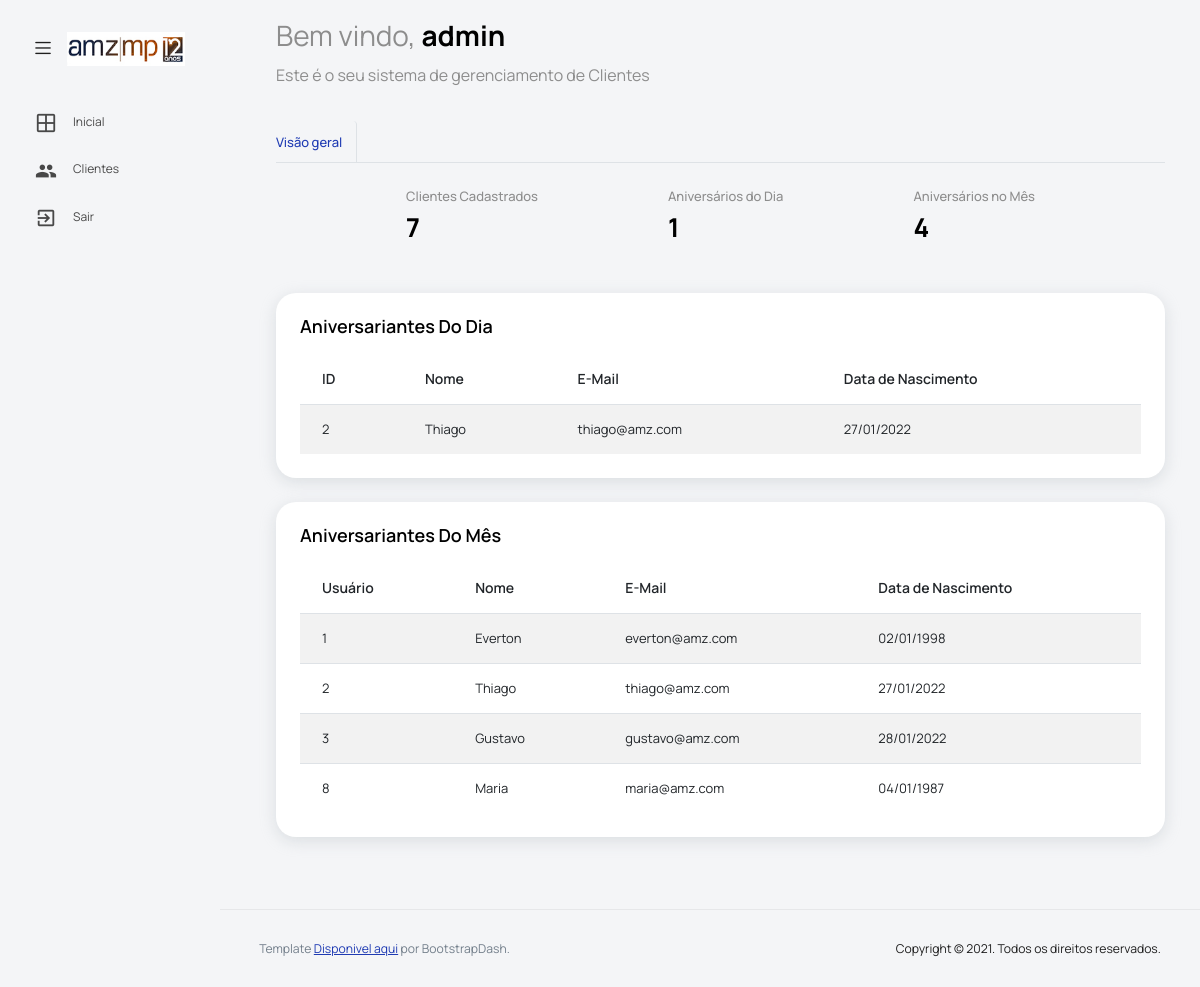
The app's page /template/index.php (signed in) with its own data.
### tables this page shows
CREATE TABLE `client` (
  `id` int(11) NOT NULL,
  `nome` varchar(150) NOT NULL,
  `email` varchar(150) NOT NULL,
  `fone` varchar(20) NOT NULL,
  `dataNasc` date NOT NULL,
  `logradouro` varchar(200) NOT NULL,
  `cidade` varchar(50) NOT NULL,
  `bairro` varchar(20) NOT NULL,
  `uf` varchar(20) NOT NULL
);

### template/class/Funcoes.class.php (called while the page is built, shortened)
<?php
abstract class Lista
{
    static function QuantidadeCadastrada(){
		try {
			$pdo = BancoDados::conectar();
			$listaClientes = $pdo->prepare('SELECT COUNT(id) as quantidade FROM client');
			$listaClientes->execute();
			$listaClientes = $listaClientes->fetch(PDO::FETCH_OBJ);
			return $listaClientes->quantidade;
		} catch (PDOException $e) {
			echo "Error: ".$e->getMessage();
		}
	}
    static function QtdAniversarianteDoDia(){
		try {
			$pdo = BancoDados::conectar();
			$listaClientes = $pdo->prepare("
                SELECT COUNT(id) as quantidade FROM client WHERE
                    DATE_FORMAT(dataNasc,'%m-%d') >= DATE_FORMAT(NOW(),'%m-%d')
                    AND DATE_FORMAT(dataNasc,'%m-%d') <= DATE_FORMAT(NOW(),'%m-%d');
            ");
			$listaClientes->execute();
			$listaClientes = $listaClientes->fetch(PDO::FETCH_OBJ);
			return $listaClientes->quantidade;
		} catch (PDOException $e) {
			echo "Error: ".$e->getMessage();
		}
	}
    static function AniversarianteDoDia(){
		try {
			$pdo = BancoDados::conectar();
			$listaClientes = $pdo->prepare("
                SELECT * FROM client WHERE
                    DATE_FORMAT(dataNasc,'%m-%d') >= DATE_FORMAT(NOW(),'%m-%d')
                    AND DATE_FORMAT(dataNasc,'%m-%d') <= DATE_FORMAT(NOW(),'%m-%d');
            ");
			$listaClientes->execute();
			$listaClientes = $listaClientes->fetchAll(PDO::FETCH_OBJ);
			return $listaClientes;
		} catch (PDOException $e) {
			echo "Error: ".$e->getMessage();
		}
	}
    static function QtdAniversarianteDoMes(){
		try {
			$pdo = BancoDados::conectar();
			$listaClientes = $pdo->prepare("
                SELECT COUNT(id) as quantidade FROM client
                    WHERE Month(dataNasc) = Month(Now());
            ");
			$listaClientes->execute();
			$listaClientes = $listaClientes->fetch(PDO::FETCH_OBJ);
			return $listaClientes->quantidade;
		} catch (PDOException $e) {
			echo "Error: ".$e->getMessage();
		}
	}
    static function AniversarianteDoMes(){
		try {
			$pdo = BancoDados::conectar();
			$listaClientes = $pdo->prepare("
                SELECT * FROM client
                    WHERE Month(dataNasc) = Month(Now());
            ");
			$listaClientes->execute();
			$listaClientes = $listaClientes->fetchAll(PDO::FETCH_OBJ);
			return $listaClientes;
		} catch (PDOException $e) {
			echo "Error: ".$e->getMessage();
		}
	}
}
abstract class Converter
{
	static function DataTela($data)
	{
		try {
			$resultado = implode('/', array_reverse(explode('-', $data)));
            return $resultado;
		} catch (PDOException $e) {
			echo "Error: ".$e->getMessage();
		}
	}
}
?>

### template/index.php (the view, shortened to what this page needs)
<?php
  require_once 'class/Funcoes.class.php';
  $aniversariosDoDia = Lista::AniversarianteDoDia();
  $aniversariosDoMes = Lista::AniversarianteDoMes();
?>
<!DOCTYPE html>
<html lang="en">
<head>
  <link rel="stylesheet" href="vendors/feather/feather.css" />
  <link rel="stylesheet" href="vendors/mdi/css/materialdesignicons.min.css" />
  <link rel="stylesheet" href="vendors/ti-icons/css/themify-icons.css" />
  <link rel="stylesheet" href="vendors/typicons/typicons.css" />
  <link rel="stylesheet" href="vendors/simple-line-icons/css/simple-line-icons.css" />
  <link rel="stylesheet" href="vendors/css/vendor.bundle.base.css" />
  <link rel="stylesheet" href="vendors/datatables.net-bs4/dataTables.bootstrap4.css" />
  <link rel="stylesheet" href="js/select.dataTables.min.css" />
  <link rel="stylesheet" href="css/vertical-layout-light/style.css" />
</head>
<body>
  <div class="container-scroller">
    <nav class="navbar default-layout col-lg-12 col-12 p-0 fixed-top d-flex align-items-top flex-row">
      <div class="text-center navbar-brand-wrapper d-flex align-items-center justify-content-start">
        <div class="me-3">
          <button class="navbar-toggler navbar-toggler align-self-center" type="button" data-bs-toggle="minimize">
            <span class="icon-menu"></span>
          </button>
        </div>
        <div>
          <a class="navbar-brand brand-logo" href="index.php">
            <img src="images/logo.jpg" alt="logo" />
          </a>
        </div>
      </div>
      <div class="navbar-menu-wrapper d-flex align-items-top">
        <ul class="navbar-nav">
          <li class="nav-item font-weight-semibold d-none d-lg-block ms-0">
            <h1 class="welcome-text">
              Bem vindo, <span class="text-black fw-bold"><?php echo $_SESSION['Name']; ?></span>
            </h1>
            <h3 class="welcome-sub-text">
              Este é o seu sistema de gerenciamento de Clientes
            </h3>
          </li>
        </ul>
      </div>
    </nav>
    <div class="container-fluid page-body-wrapper">
      <nav class="sidebar sidebar-offcanvas" id="sidebar">
        <ul class="nav">
          <li class="nav-item">
            <a class="nav-link" href="index.php">
              <i class="mdi mdi-grid-large menu-icon"></i>
              <span class="menu-title">Inicial</span>
            </a>
          </li>
          <li class="nav-item">
            <a class="nav-link" href="clientes.php">
              <i class="menu-icon mdi mdi-account-multiple"></i>
              <span class="menu-title">Clientes</span>
            </a>
          </li>
          <li class="nav-item">
            <a class="nav-link" href="../doLogout.php">
              <i class="menu-icon mdi mdi-exit-to-app"></i>
              <span class="menu-title">Sair</span>
            </a>
          </li>
        </ul>
      </nav>
      <div class="main-panel">
        <div class="content-wrapper">
          <div class="row">
            <div class="col-sm-12">
              <div class="home-tab">
                <div class="d-sm-flex align-items-center justify-content-between border-bottom">
                  <ul class="nav nav-tabs" role="tablist">
                    <li class="nav-item">
                      <a class="nav-link active ps-0" id="home-tab" data-bs-toggle="tab" href="#overview" role="tab" aria-controls="Visão geral" aria-selected="true">Visão geral</a>
                    </li>
                  </ul>
                </div>
                <div class="tab-content tab-content-basic">
                  <div class="tab-pane fade show active" id="overview" role="tabpanel" aria-labelledby="overview">
                    <div class="row">
                      <div class="col-sm-12">
                        <div class="statistics-details d-flex align-items-center justify-content-evenly">
                          <div>
                            <p class="statistics-title">
                              Clientes Cadastrados
                            </p>
                            <h3 class="rate-percentage"><?php echo Lista::QuantidadeCadastrada(); ?></h3>
                          </div>
                          <div>
                            <p class="statistics-title">
                              Aniversários do Dia
                            </p>
                            <h3 class="rate-percentage"><?php echo Lista::QtdAniversarianteDoDia(); ?></h3>
                          </div>
                          <div>
                            <p class="statistics-title">
                              Aniversários no Mês
                            </p>
                            <h3 class="rate-percentage"><?php echo Lista::QtdAniversarianteDoMes(); ?></h3>
                          </div>
                        </div>
                      </div>
                    </div>
                    <div class="row">
                      <div class="col-lg-12 grid-margin stretch-card">
                        <div class="card">
                          <div class="card-body">
                            <h4 class="card-title">Aniversariantes do Dia</h4>
                            <div class="table-responsive">
                              <table class="table table-striped">
                                <thead>
                                  <tr>
                                    <th>ID</th>
                                    <th>Nome</th>
                                    <th>E-Mail</th>
                                    <th>Data de Nascimento</th>
                                  </tr>
                                </thead>
                                <tbody>
                                  <?php
                                  foreach ($aniversariosDoDia as $cliente) {
                                  ?>
                                    <tr>
                                      <td><?php echo $cliente->id; ?></td>
                                      <td><?php echo $cliente->nome; ?></td>
                                      <td><?php echo $cliente->email; ?></td>
                                      <td><?php echo Converter::DataTela($cliente->dataNasc); ?></td>
                                    </tr>
                                  <?php
                                  }
                                  ?>
                                </tbody>
                              </table>
                            </div>
                          </div>
                        </div>
                      </div>
                      <div class="col-lg-12 grid-margin stretch-card">
                        <div class="card">
                          <div class="card-body">
                            <h4 class="card-title">Aniversariantes do Mês</h4>
                            <div class="table-responsive">
                              <table class="table table-striped">
                                <thead>
                                  <tr>
                                    <th>Usuário</th>
                                    <th>Nome</th>
                                    <th>E-Mail</th>
                                    <th>Data de Nascimento</th>
                                  </tr>
                                </thead>
                                <tbody>
                                  <?php
                                    foreach ($aniversariosDoMes as $cliente) {
                                  ?>
                                    <tr>
                                      <td><?php echo $cliente->id; ?></td>
                                      <td><?php echo $cliente->nome; ?></td>
                                      <td><?php echo $cliente->email; ?></td>
                                      <td><?php echo Converter::DataTela($cliente->dataNasc); ?></td>
                                    </tr>
                                  <?php
                                    }
                                  ?>
                                </tbody>
                              </table>
                            </div>
                          </div>
                        </div>
                      </div>
                    </div>
                  </div>
                </div>
              </div>
            </div>
          </div>
        </div>
        <footer class="footer">
          <div class="d-sm-flex justify-content-center justify-content-sm-between">
            <span class="text-muted text-center text-sm-left d-block d-sm-inline-block">Template
              <a href="https://github.com/BootstrapDash/star-admin2-free-admin-template" target="_blank">Disponivel aqui</a>
              por BootstrapDash.</span>
            <span class="float-none float-sm-right d-block mt-1 mt-sm-0 text-center">Copyright © 2021. Todos os direitos reservados.</span>
          </div>
        </footer>
      </div>
    </div>
  </div>
</body>
</html>

### records on screen
client: id "2", nome "Thiago", email "thiago@amz.com", dataNasc "27/01/2022"
client: id "1", nome "Everton", email "everton@amz.com", dataNasc "02/01/1998"
client: id "3", nome "Gustavo", email "gustavo@amz.com", dataNasc "28/01/2022"
client: id "8", nome "Maria", email "maria@amz.com", dataNasc "04/01/1987"

### other values on screen
$_SESSION['Name'] "admin"
Lista::QuantidadeCadastrada() "7"
Lista::QtdAniversarianteDoDia() "1"
Lista::QtdAniversarianteDoMes() "4"
